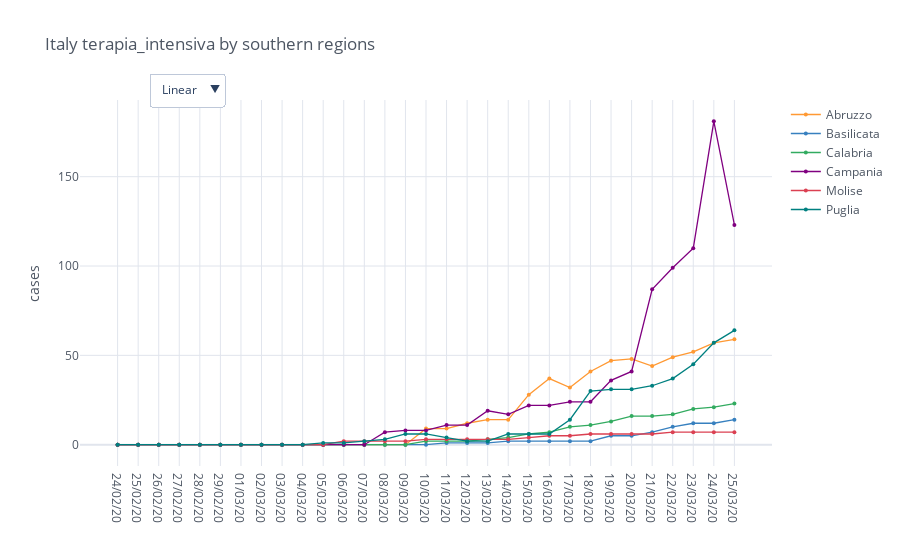

Notebook code cell kept with this figure:
### Code cell
regions = io.italy_load_regions(io.italy_southern_regions)
total_cases = io.italy_regions_filter_by_category(regions, category)

mpl.iplot_comparative_plot(total_cases, title='Italy ' + category + ' by southern regions')

### Figure 1 — Plotly figure (JSON) as saved in the notebook; plotly's stock layout.template omitted (floating-point values rounded to 4 significant figures)
{"data": [{"line": {"color": "rgba(255, 153, 51, 1.0)", "dash": "solid", "shape": "linear", "width": 1.3}, "marker": {"size": 4, "symbol": "circle"}, "mode": "lines+markers", "name": "Abruzzo", "text": "", "type": "scatter", "x": ["24/02/20", "25/02/20", "26/02/20", "27/02/20", "28/02/20", "29/02/20", "01/03/20", "02/03/20", "03/03/20", "04/03/20", "05/03/20", "06/03/20", "07/03/20", "08/03/20", "09/03/20", "10/03/20", "11/03/20", "12/03/20", "13/03/20", "14/03/20", "15/03/20", "16/03/20", "17/03/20", "18/03/20", "19/03/20", "20/03/20", "21/03/20", "22/03/20", "23/03/20", "24/03/20", "25/03/20"], "y": [0, 0, 0, 0, 0, 0, 0, 0, 0, 0, 0, 0, 0, 0, 0, 9, 9, 12, 14, 14, 28, 37, 32, 41, 47, 48, 44, 49, 52, 57, 59]}, {"line": {"color": "rgba(55, 128, 191, 1.0)", "dash": "solid", "shape": "linear", "width": 1.3}, "marker": {"size": 4, "symbol": "circle"}, "mode": "lines+markers", "name": "Basilicata", "text": "", "type": "scatter", "x": ["24/02/20", "25/02/20", "26/02/20", "27/02/20", "28/02/20", "29/02/20", "01/03/20", "02/03/20", "03/03/20", "04/03/20", "05/03/20", "06/03/20", "07/03/20", "08/03/20", "09/03/20", "10/03/20", "11/03/20", "12/03/20", "13/03/20", "14/03/20", "15/03/20", "16/03/20", "17/03/20", "18/03/20", "19/03/20", "20/03/20", "21/03/20", "22/03/20", "23/03/20", "24/03/20", "25/03/20"], "y": [0, 0, 0, 0, 0, 0, 0, 0, 0, 0, 0, 0, 0, 0, 0, 0, 1, 1, 1, 2, 2, 2, 2, 2, 5, 5, 7, 10, 12, 12, 14]}, {"line": {"color": "rgba(50, 171, 96, 1.0)", "dash": "solid", "shape": "linear", "width": 1.3}, "marker": {"size": 4, "symbol": "circle"}, "mode": "lines+markers", "name": "Calabria", "text": "", "type": "scatter", "x": ["24/02/20", "25/02/20", "26/02/20", "27/02/20", "28/02/20", "29/02/20", "01/03/20", "02/03/20", "03/03/20", "04/03/20", "05/03/20", "06/03/20", "07/03/20", "08/03/20", "09/03/20", "10/03/20", "11/03/20", "12/03/20", "13/03/20", "14/03/20", "15/03/20", "16/03/20", "17/03/20", "18/03/20", "19/03/20", "20/03/20", "21/03/20", "22/03/20", "23/03/20", "24/03/20", "25/03/20"], "y": [0, 0, 0, 0, 0, 0, 0, 0, 0, 0, 0, 0, 0, 0, 0, 2, 2, 2, 3, 4, 6, 7, 10, 11, 13, 16, 16, 17, 20, 21, 23]}, {"line": {"color": "rgba(128, 0, 128, 1.0)", "dash": "solid", "shape": "linear", "width": 1.3}, "marker": {"size": 4, "symbol": "circle"}, "mode": "lines+markers", "name": "Campania", "text": "", "type": "scatter", "x": ["24/02/20", "25/02/20", "26/02/20", "27/02/20", "28/02/20", "29/02/20", "01/03/20", "02/03/20", "03/03/20", "04/03/20", "05/03/20", "06/03/20", "07/03/20", "08/03/20", "09/03/20", "10/03/20", "11/03/20", "12/03/20", "13/03/20", "14/03/20", "15/03/20", "16/03/20", "17/03/20", "18/03/20", "19/03/20", "20/03/20", "21/03/20", "22/03/20", "23/03/20", "24/03/20", "25/03/20"], "y": [0, 0, 0, 0, 0, 0, 0, 0, 0, 0, 0, 0, 0, 7, 8, 8, 11, 11, 19, 17, 22, 22, 24, 24, 36, 41, 87, 99, 110, 181, 123]}, {"line": {"color": "rgba(219, 64, 82, 1.0)", "dash": "solid", "shape": "linear", "width": 1.3}, "marker": {"size": 4, "symbol": "circle"}, "mode": "lines+markers", "name": "Molise", "text": "", "type": "scatter", "x": ["24/02/20", "25/02/20", "26/02/20", "27/02/20", "28/02/20", "29/02/20", "01/03/20", "02/03/20", "03/03/20", "04/03/20", "05/03/20", "06/03/20", "07/03/20", "08/03/20", "09/03/20", "10/03/20", "11/03/20", "12/03/20", "13/03/20", "14/03/20", "15/03/20", "16/03/20", "17/03/20", "18/03/20", "19/03/20", "20/03/20", "21/03/20", "22/03/20", "23/03/20", "24/03/20", "25/03/20"], "y": [0, 0, 0, 0, 0, 0, 0, 0, 0, 0, 0, 2, 2, 2, 2, 3, 3, 3, 3, 3, 4, 5, 5, 6, 6, 6, 6, 7, 7, 7, 7]}, {"line": {"color": "rgba(0, 128, 128, 1.0)", "dash": "solid", "shape": "linear", "width": 1.3}, "marker": {"size": 4, "symbol": "circle"}, "mode": "lines+markers", "name": "Puglia", "text": "", "type": "scatter", "x": ["24/02/20", "25/02/20", "26/02/20", "27/02/20", "28/02/20", "29/02/20", "01/03/20", "02/03/20", "03/03/20", "04/03/20", "05/03/20", "06/03/20", "07/03/20", "08/03/20", "09/03/20", "10/03/20", "11/03/20", "12/03/20", "13/03/20", "14/03/20", "15/03/20", "16/03/20", "17/03/20", "18/03/20", "19/03/20", "20/03/20", "21/03/20", "22/03/20", "23/03/20", "24/03/20", "25/03/20"], "y": [0, 0, 0, 0, 0, 0, 0, 0, 0, 0, 1, 1, 2, 3, 6, 6, 4, 2, 2, 6, 6, 6, 14, 30, 31, 31, 33, 37, 45, 57, 64]}], "layout": {"legend": {"bgcolor": "#FFFFFF", "font": {"color": "#4D5663"}}, "paper_bgcolor": "#FFFFFF", "plot_bgcolor": "#FFFFFF", "title": {"font": {"color": "#4D5663"}, "text": "Italy terapia_intensiva by southern regions"}, "updatemenus": [{"buttons": [{"args": [{"yaxis.type": "linear"}], "label": "Linear", "method": "relayout"}, {"args": [{"yaxis.type": "log"}], "label": "Log", "method": "relayout"}], "direction": "down", "pad": {"r": 10, "t": 10}, "showactive": true, "x": 0.1, "xanchor": "left", "y": 1.1, "yanchor": "top"}], "xaxis": {"gridcolor": "#E1E5ED", "showgrid": true, "tickfont": {"color": "#4D5663"}, "title": {"font": {"color": "#4D5663"}, "text": ""}, "zerolinecolor": "#E1E5ED"}, "yaxis": {"gridcolor": "#E1E5ED", "showgrid": true, "tickfont": {"color": "#4D5663"}, "title": {"font": {"color": "#4D5663"}, "text": "cases"}, "zerolinecolor": "#E1E5ED"}}}
